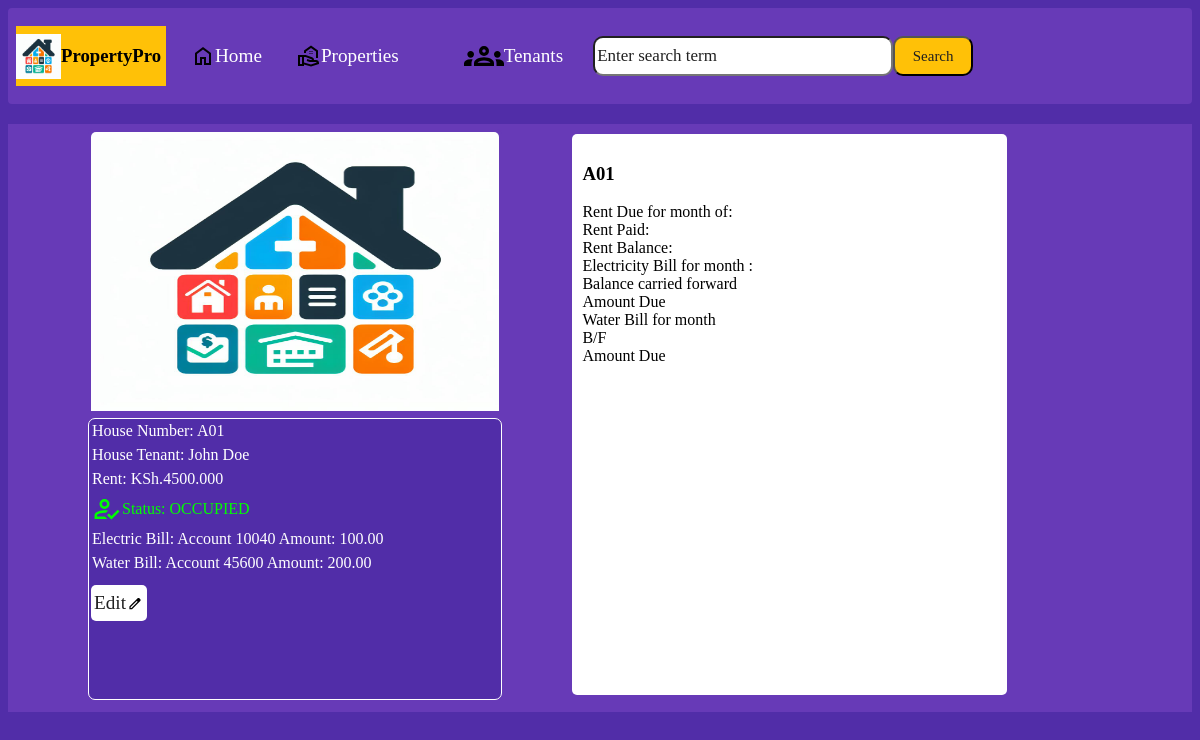
The app's page /property-pro/properties/1/houses/1/ with its own data.
### property/models.py (models this page shows, shortened)
class House(models.Model):
    VACANCY_CHOICES =[
        ("AVAILABLE",'Available'),
        ("OCCUPIED",'Occupied')
    ]
    CATEGORY =[
        ("SINGLE","single"),
        ("DOUBLE","double_room"),
        ("DOUBLE SELF","double_self"),
        ("ONE BEDROOM","one bedroom"),
        ("TWO BEDROOM","two bedroom"),
    ]
    tenant = models.OneToOneField(Tenant,on_delete=models.CASCADE,null=True,blank=True)
    rent = models.DecimalField(max_digits=9, decimal_places=3)
    image = models.ImageField(upload_to='media/',null=True)
    house_number = models.CharField(max_length= 10)
    status = models.CharField(max_length=20,choices=VACANCY_CHOICES,null=True,blank=True)
    electric_bill =models.ForeignKey('ElectricBill',on_delete=models.CASCADE,null=True,blank=True)
    water_bill = models.ForeignKey('WaterBill',on_delete=models.CASCADE,null=True,blank=True)
    category = models.CharField(max_length=20,choices=CATEGORY)
    property =models.ForeignKey(Property,related_name="houses", on_delete=models.CASCADE,blank=True)
    owner = models.ManyToManyField(Owner,related_name="houses")

class Bill(models.Model):
    account_no = models.IntegerField()
    bill_amount = models.DecimalField(max_digits=9, decimal_places=2)
    bill_month = models.DateField()
    def __str__(self):
        return f"Account {self.account_no } Amount: {self.bill_amount}"

### accounts/models.py (models this page shows)
class Person(models.Model):
    first_name = models.CharField(max_length = 10)
    last_name = models.CharField(max_length = 10)
    identification = models.CharField(unique=True,max_length = 20)
    phone_number = models.CharField(max_length=10)
    avatar =models.ImageField(upload_to='images/')
    def __str__(self):
        return (f"{self.first_name} {self.last_name}")

### property/views.py (the view)
# urls.py: path("properties/<int:pk>/houses/<int:id>/",views.house_detail,name="house_detail"),
def house_detail(request,pk,id):
    house =get_object_or_404(House, pk=id)
    return render(request,"property/house_detail.html",{"house":house})

### accounts/models.py (called while the page is built)
    def __str__(self):
        return super().__str__()

### property/models.py (called while the page is built)
    def __str__(self):
        return super().__str__()

    def __str__(self):
        return super().__str__()

### property/templates/property/house_detail.html (shortened to what this page needs)
{% extends "property/index.html" %}
{% load static %}
{% block styles %}
    <link rel="stylesheet" href="{% static 'property/css/house_detail.css' %}">
{% endblock styles %}
{% block body %}
<div class="container">
<div class="house">
        <ul>
            <li><img src="{{MEDIA_URL}}{{house.image}}" alt="House image"></li>
            <div class="details">
            <li>House Number: {{house.house_number}}</li>
            <li>House Tenant: {{house.tenant}}</li>
            <li>Rent: KSh.{{house.rent}}</li>
            {% if house.status == 'Available' %}
              <li id="available"><img src="{% static 'property/svg/available.svg' %}" alt="available">  Status: {{house.status}}</li>
            {% else %}
            <li id="occupied"><img src="{% static 'property/svg/occupied1.svg' %}" alt="occupied"> Status: {{house.status}}</li>
            {% endif %}
            <li>Electric Bill: {{house.electric_bill}}</li>
            <li>Water Bill: {{house.water_bill}}</li>
            <a href="#" id="edit"> Edit <img src="{% static 'property/svg/edit.svg' %}" alt="edit"> </a>
            </div>
        </ul>
</div>
<div class="payment">
<h3>{{house.house_number}}</h3>
<ul>
  <li>Rent Due for month of:</li>
  <li>Rent Paid:</li>
  <li>Rent Balance:</li>
</ul>
<ul>
  <li>Electricity Bill for month :</li>
  <li>Balance carried forward</li>
  <li>Amount Due</li>
</ul>
<ul>
  <li>Water Bill for month</li>
  <li>B/F</li>
  <li>Amount Due</li>
</ul>
</div>
</div>
{% endblock body %}

### property/static/property/css/navbar.css (style rules this page uses)
li { list-style-type:none; }

### property/static/property/css/index.css (style rules this page uses)
:root { --dark-primary-color:#512DA8; --light-primary-color:#D1C4E9; --primary-color:#673AB7; --text-icon-color:#FFFFFF; --accent-color:#FFC107; --primary-text:#212121; --secondary-text:#757575; --separator-color:#BDBDBD; --success-color:#00ff00ff; --error-color:#FF5252; }
body { background-color: var(--dark-primary-color); }

### property/static/property/css/house_detail.css (style rules this page uses)
.container { display: flex; flex-direction: row; width: 100%; height: 75%; background-color: var(--primary-color); margin-top: 20px; }
.house li { text-decoration: none; color: var(--text-icon-color); padding: 3px; }
.house { background-color: var(--primary-color); display: flex; flex-direction: column; flex-wrap: wrap; height: 95%; width: 35%; margin-top: 5px; margin-left: 80px; border-radius: 5px; -webkit-border-radius: 5px; -moz-border-radius: 5px; -ms-border-radius: 5px; -o-border-radius: 5px; padding: 0; }
.house img { width: 100%; height: 50%; border-radius: 5px 5px 0 0; -webkit-border-radius: 5px 5px 0 0; -moz-border-radius: 5px 5px 0 0; -ms-border-radius: 5px 5px 0 0; -o-border-radius: 5px 5px 0 0; }
.house ul { margin: 0; padding: 0; height: 100%; }
.details { border: 1px solid var(--text-icon-color); background-color: var(--dark-primary-color); height: 50%; border-radius: 7px; -webkit-border-radius: 7px; -moz-border-radius: 7px; -ms-border-radius: 7px; -o-border-radius: 7px; position: relative; }
.details a { text-decoration: none; color: var(--primary-text); background-color: var(--text-icon-color); border-radius: 5px; -webkit-border-radius: 5px; -moz-border-radius: 5px; -ms-border-radius: 5px; -o-border-radius: 5px; font-size: larger; width: 50px; display: flex; align-items: center; height: 30px; padding-left: 2px; margin-left: 2px; margin-top: 10px; padding: 3px; }
#occupied { display: flex; flex-direction: row; flex-wrap: wrap; color: var(--success-color); align-items: center; text-decoration:double; }
#occupied img { height: 30px; width: 30px; }
.payment { height: 92%; width: 35%; background-color: var(--text-icon-color); margin-left: 70px; margin-right: 10px; margin-top: 10px; border-radius: 5px; -webkit-border-radius: 5px; -moz-border-radius: 5px; -ms-border-radius: 5px; -o-border-radius: 5px; padding: 10px; }
.payment ul { margin: 0; padding: 0; width: 100%; }

### records on screen
House: image (picture), house_number "A01", tenant "John Doe", rent "4500.000", status "OCCUPIED", electric_bill "Account 10040 Amount: 100.00", water_bill "Account 45600 Amount: 200.00"
